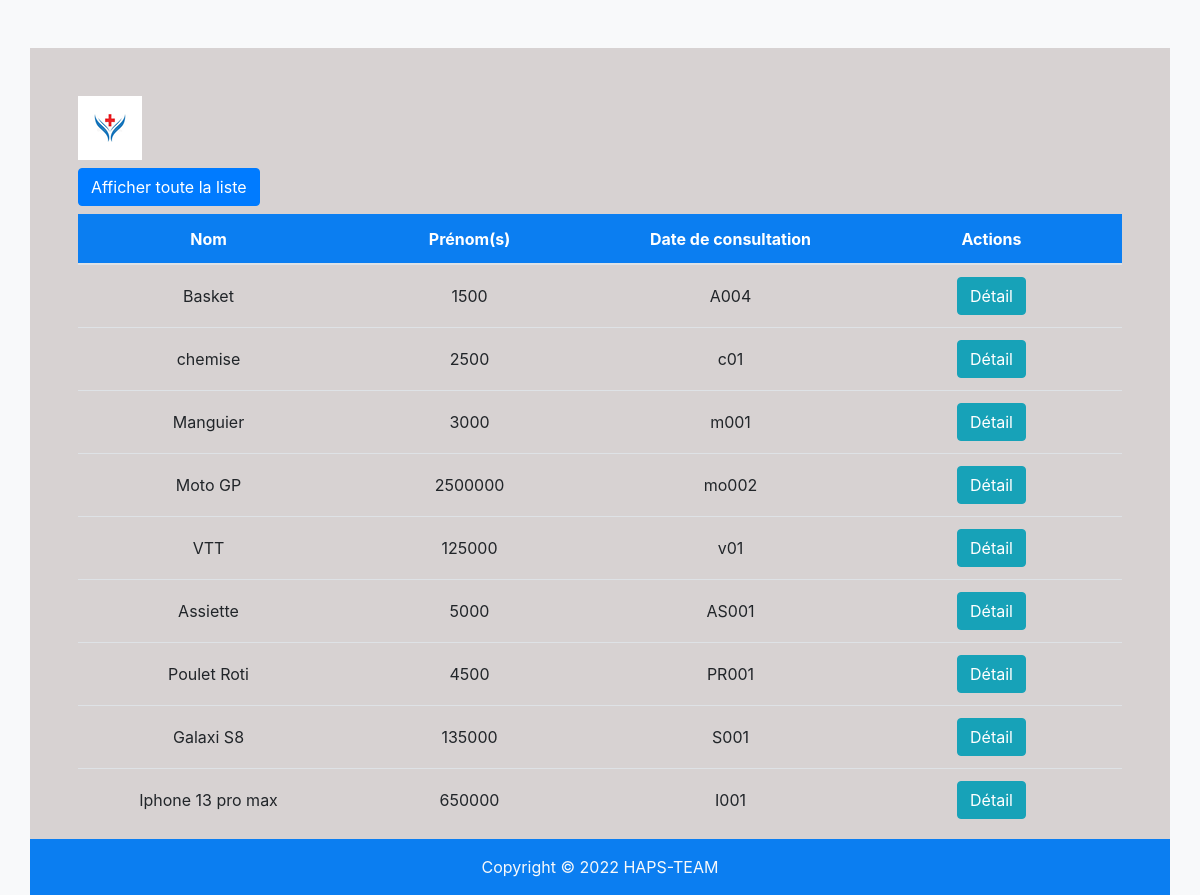
Screenshot of /essai.php with the database file from the repository.
### tables this page shows
CREATE TABLE `produit` (
  `id_produit` int(11) NOT NULL,
  `code_article` varchar(50) NOT NULL,
  `nom_article` varchar(50) NOT NULL,
  `images` text NOT NULL,
  `quantite` int(11) NOT NULL,
  `prix` float NOT NULL,
  `time` timestamp NOT NULL DEFAULT current_timestamp() ON UPDATE current_timestamp()
);

### essai.php (the view, shortened to what this page needs)
<?php
       require_once 'db.php';
        $stmt = $pdo->query('SELECT * FROM produit');
?>
<!DOCTYPE html>
<html lang="en">
<head>
  <link rel="stylesheet" href="https://stackpath.bootstrapcdn.com/bootstrap/4.4.1/css/bootstrap.min.css"
>
  <link href="styles/style-data.css" rel="stylesheet" type="text/css" />
</head>
<body class="bg-light">
  <div class="container bg-argent p-5 mt-5">
    <div>
      <img src="images/logo.png" class="img-fluid">
    </div>
    <button class="btn btn-primary mt-2 mb-2" onclick='populateTableList()'>Afficher toute la liste</button>
    <table class="table table-image">
      <thead class="thead-blue">
        <tr class="text-center">
          <th>Nom</th>
          <th>Prénom(s)</th>
          <th>Date de consultation</th>
          <th>Actions</th>
        </tr>
      </thead>
      <tbody id="patientList">
      <?php
                    while ( $row =  $stmt->fetch())
                    {
                        ?>
                        <tr class="text-center">
                        <td class="w-25 align-middle"><?php echo $row-> nom_article; ?> </td>
                        <td class="w-25 align-middle"><?php echo $row-> prix; ?> </td>
                        <td class="w-25 align-middle"><?php echo $row->code_article; ?></td>
                            <td>
                                <a href="details.php?id=<?php echo $row->id_produit;?>"><button class="btn btn-info" >Détail</i></button></a>
                            </td>
                        </tr>
                       <?php
                    } ?>
      </tbody>
    </table>
  </div>
  <footer class="container fixed-bottom  bg-blue text-light">
    <div class=" text-center py-3">Copyright &copy; 2022 HAPS-TEAM</div>
  </footer>
</body>
</html>

### styles/style-data.css (style rules this page uses)
.thead-blue th { color:#fff; background-color:#0b7ef1; border-color:#0a7ff4 }
.bg-blue { background-color:#0b7ef1!important }
.bg-argent { background-color:rgba(211, 205, 205, 0.869)!important }

### rows the page displays
produit: nom_article "Basket", prix "1500", code_article "A004"
produit: nom_article "chemise", prix "2500", code_article "c01"
produit: nom_article "Manguier", prix "3000", code_article "m001"
produit: nom_article "Moto GP", prix "2500000", code_article "mo002"
produit: nom_article "VTT", prix "125000", code_article "v01"
produit: nom_article "Assiette", prix "5000", code_article "AS001"
produit: nom_article "Poulet Roti", prix "4500", code_article "PR001"
produit: nom_article "Galaxi S8", prix "135000", code_article "S001"
produit: nom_article "Iphone 13 pro max", prix "650000", code_article "I001"
